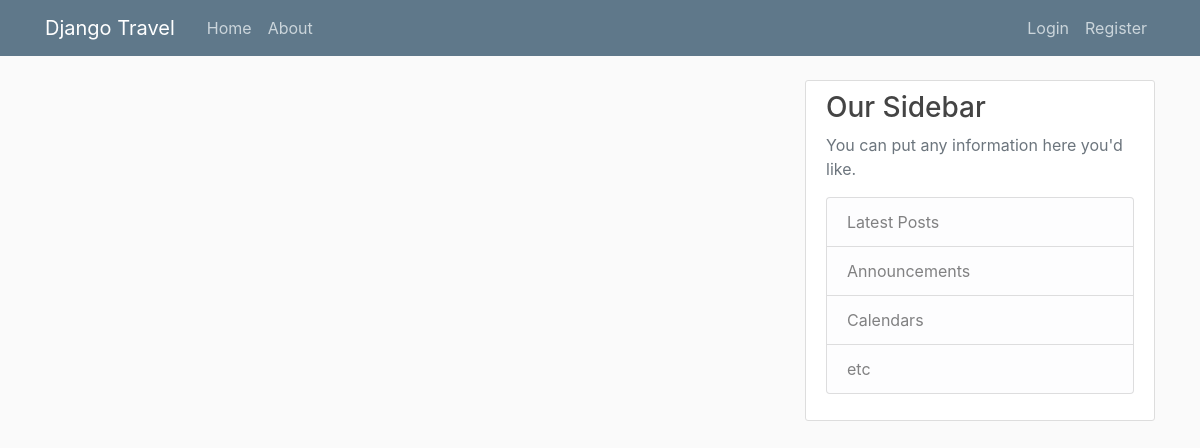
/, run on an earlier commit of the app's database.
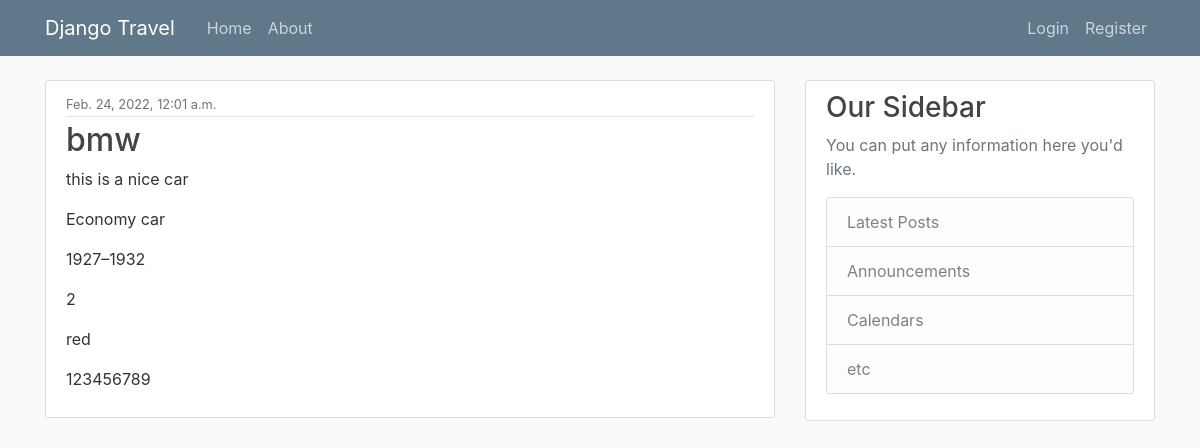
And on a later commit of the database.
### home/models.py (models this page shows, shortened)
class Vehicle(models.Model):
    vehicle_name = models.CharField(max_length=30)
    model_name = models.CharField(max_length=30)
    production_year = models.CharField(max_length=50)
    available_seat = models.IntegerField()
    desc = models.TextField()
    vehicle_color = models.CharField(max_length=30)
    license_plate = models.IntegerField()
    created_at = models.DateTimeField(default=timezone.now)

### home/views.py (the view)
# urls.py: 2. Add a URL to urlpatterns:  path('', views.home, name='home')
def home(request):
    context = {
        'vehicles': Vehicle.objects.all()
    }
    return render(request, 'home/home.html', context)

### home/templates/home/home.html
{% extends "home/base.html" %}
{% block content %}
    {% for vehicle in vehicles %}
        <article class="media content-section">
          <div class="media-body">
            <div class="article-metadata">
              <small class="text-muted">{{ vehicle.created_at }}</small>
            </div>
            <h2><a class="article-title" href="#">{{ vehicle.vehicle_name }}</a></h2>
            <p class="article-content">{{ vehicle.desc }}</p>
            <p class="article-content">{{ vehicle.model_name }}</p>
            <p class="article-content">{{ vehicle.production_year }}</p>
            <p class="article-content">{{ vehicle.available_seat }}</p>
            <plass="article-content">{{ vehicle.vehicle_color }}</p>
            <plass="article-content">{{ vehicle.license_plate }}</p>
          </div>
        </article>
    {% endfor %}
{% endblock content %}

### home/templates/home/base.html (shortened to what this page needs)
{% load static %}
<!DOCTYPE html>
<html>
<head>
    <link rel="stylesheet" href="https://maxcdn.bootstrapcdn.com/bootstrap/4.0.0/css/bootstrap.min.css">
    <link rel="stylesheet" type="text/css" href="{% static 'home/main.css' %}">
</head>
<body>
    <header class="site-header">
      <nav class="navbar navbar-expand-md navbar-dark bg-steel fixed-top">
        <div class="container">
          <a class="navbar-brand mr-4" href="{% url 'home-home' %}">Django Travel</a>
          <div class="collapse navbar-collapse" id="navbarToggle">
            <div class="navbar-nav mr-auto">
              <a class="nav-item nav-link" href="{% url 'home-home' %}">Home</a>
              <a class="nav-item nav-link" href="{% url 'about-home' %}">About</a>
            </div>
            <div class="navbar-nav">
              <a class="nav-item nav-link" href="#">Login</a>
              <a class="nav-item nav-link" href="#">Register</a>
            </div>
          </div>
        </div>
      </nav>
    </header>
    <main role="main" class="container">
      <div class="row">
        <div class="col-md-8">
          {% block content %}{% endblock %}
        </div>
        <div class="col-md-4">
          <div class="content-section">
            <h3>Our Sidebar</h3>
            <p class='text-muted'>You can put any information here you'd like.
              <ul class="list-group">
                <li class="list-group-item list-group-item-light">Latest Posts</li>
                <li class="list-group-item list-group-item-light">Announcements</li>
                <li class="list-group-item list-group-item-light">Calendars</li>
                <li class="list-group-item list-group-item-light">etc</li>
              </ul>
            </p>
          </div>
        </div>
      </div>
    </main>
</body>
</html>

### home/static/home/main.css (style rules this page uses)
body { background: #fafafa; color: #333333; margin-top: 5rem; }
h1, h2, h3, h4, h5, h6 { color: #444444; }
ul { margin: 0; }
.bg-steel { background-color: #5f788a; }
.site-header .navbar-nav .nav-link { color: #cbd5db; }
.content-section { background: #ffffff; padding: 10px 20px; border: 1px solid #dddddd; border-radius: 3px; margin-bottom: 20px; }
.article-title { color: #444444; }
.article-content { white-space: pre-line; }
.article-metadata { padding-bottom: 1px; margin-bottom: 4px; border-bottom: 1px solid #e3e3e3 }

What changed in the data, as far as the page shows it:
added Vehicle: created_at "Feb. 24, 2022, 12:01 a.m.", vehicle_name "bmw", desc "this is a nice car", model_name "Economy car", production_year "1927–1932", available_seat "2", vehicle_color "red", license_plate "123456789"
